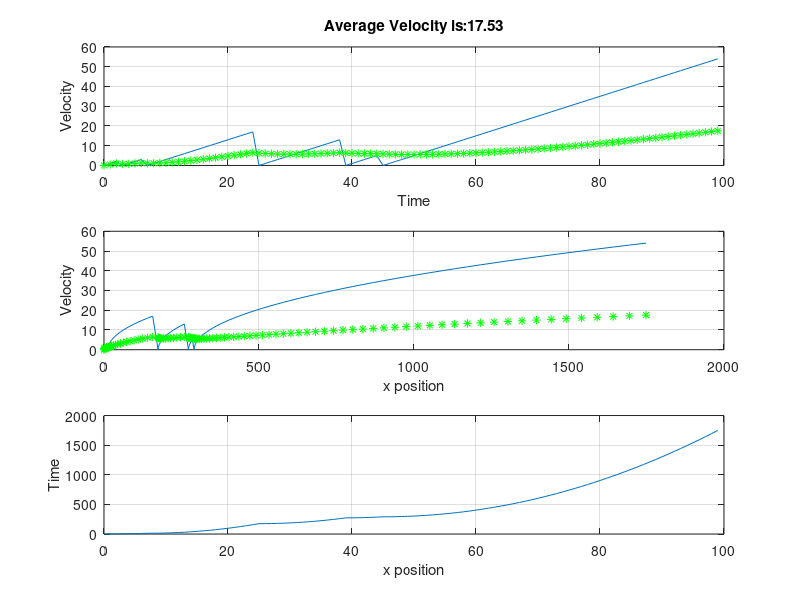

Write MATLAB code to recreate this figure.
% 1D electron simulation
%
close all
clear
clc
set(0,'defaultfigurewindowstyle','docked')

x = 0;                  % Intial X position

time =0;                % Intial Time
Force = 1;              % Force of 1
Mass = 1;               % Mass of 1

np = 1;                 % Number of Particles (Can be changed for more particles)
dt = 1;                 % Time steps
tt = 100;               % Total time
vx = zeros(1,np);       % X velocity (each column is for the additional particle)
time = zeros(1,np);     % time
x = zeros(1,np);        % x position 
Average_Velo= 0;        % Average velocity

re = 0;                 % Scattering rule

for i = 2:tt                                                    % Time
    for j = 1:np                                                % For additional particles added based on np value
    time(i,j) = time(i-1,j)+dt;                                 % Update Time
    vx(i,j) = vx(i-1,j) + Force/Mass*dt;                        % Update velocity
    x(i,j) = x(i-1,j) + vx(i-1,j)*dt + (Force/Mass*dt)^2/2;     % Update X
    
    r = rand(i,j);                          % Rand number
    if r(i,j) < 0.05                        % If rand number is less than 0.05
        vx(i,j) = re * vx(i,j);             % Update velocity to scattering rule 
    end
    
    Average_Velo(i,j) = mean(vx,'all');     % Finding average velocity for each particle
    
    end
    
    
subplot(3,1,1);                 
plot(time,vx);                  % Plotting Time vs Velocity 
hold on;
subplot(3,1,1); 
plot(time,Average_Velo,'*g');   % Plotting average velocity
xlabel('Time');
ylabel('Velocity');
title(['Average Velocity is:',num2str(Average_Velo(i,1))]);
grid on
hold off;


subplot(3,1,2);                           
plot(x,vx);                     % Plotting X vs velocity
hold on;
subplot(3,1,2); 
plot(x,Average_Velo,'*g');      % Plotting X vs Average velocity
xlabel('x position');
ylabel('Velocity');
grid on
hold off;


subplot(3,1,3);
plot(time,x);                   % X with time
xlabel('x position');
ylabel('Time');
grid on
pause(0.07);


end
%}



